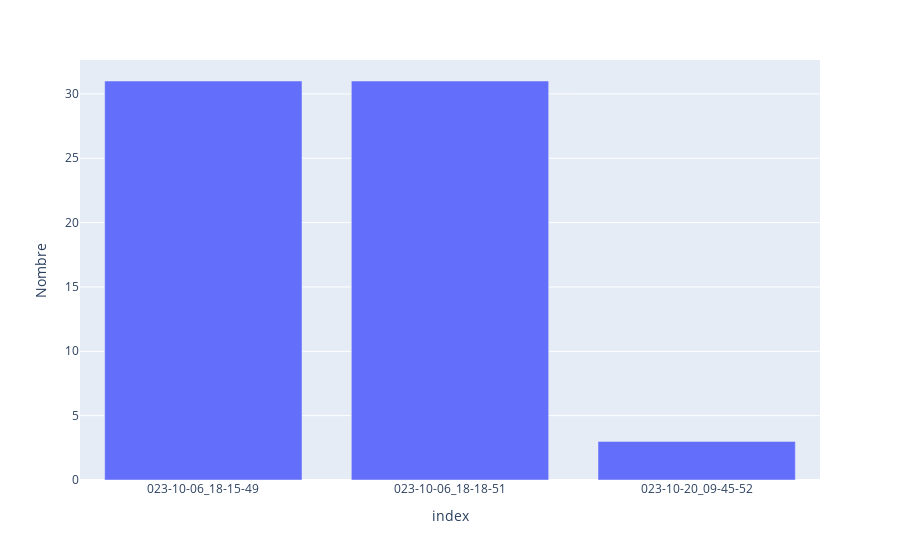

The notebook cell this image was saved under:
### Markdown cell above
## Nombre avion par date

### Code cell
'''
comptage du nombre d'avions par date
'''
dff=pd.DataFrame(index=filtered_df['Date'].unique(), columns=['Nombre'])
for i in filtered_df['Date'].unique():
    dff.loc[i, 'Nombre']=filtered_df['Date'].where(filtered_df['Date']==i).count()

'''
affichage avec px.
'''
fig = px.bar(
    data_frame=dff,
    y='Nombre',
    x=dff.index,
    # color='Date'
)
fig.show()

# fig.write_html(r'C:\Users\e.NOVA Aerospace\Documents\PYTHON\flight_track\output\nb_avion.html')
fig.write_html(os.path.join(output_folder,f'nb_avion.html'))

### Figure 1 — Plotly figure (JSON) as saved in the notebook; plotly's stock layout.template omitted (floating-point values rounded to 4 significant figures)
{"data": [{"alignmentgroup": "True", "hovertemplate": "index=%{x}<br>Nombre=%{y}<extra></extra>", "legendgroup": "", "marker": {"color": "#636efa", "pattern": {"shape": ""}}, "name": "", "offsetgroup": "", "orientation": "v", "showlegend": false, "textposition": "auto", "type": "bar", "x": ["023-10-06_18-15-49", "023-10-06_18-18-51", "023-10-20_09-45-52"], "xaxis": "x", "y": [31, 31, 3], "yaxis": "y"}], "layout": {"barmode": "relative", "legend": {"tracegroupgap": 0}, "margin": {"t": 60}, "xaxis": {"anchor": "y", "domain": [0, 1], "title": {"text": "index"}}, "yaxis": {"anchor": "x", "domain": [0, 1], "title": {"text": "Nombre"}}}}
